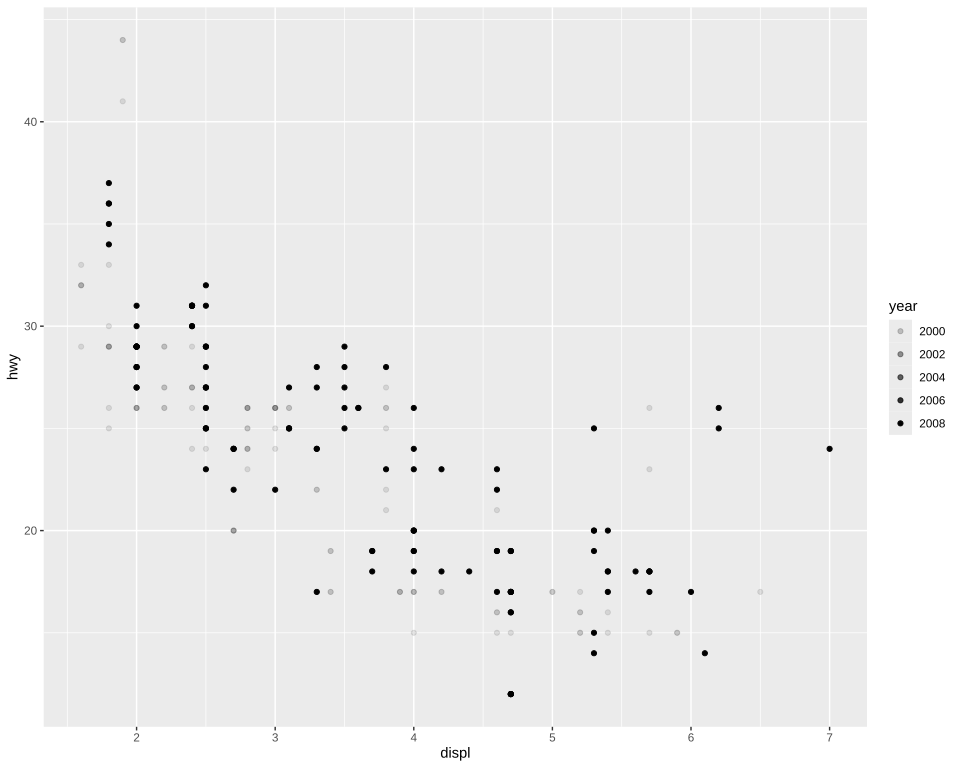

Source code (R):
# The plot test/golden/alpha_legend.svg draws, drawn by ggplot2 itself, as ggplot2's own visual tests
# draw their snapshots: the independent check on that golden whenever it changes. The suite never
# runs this; it needs R, ggplot2 and vdiffr, which Docker's r-base image installs. From the
# repository's root:
#
#   docker run --rm -v "$PWD/test/golden":/golden:ro r-base:latest bash -c \
#     'apt-get update -qq && apt-get install -y -qq r-cran-ggplot2 r-cran-vdiffr >/dev/null 2>&1 &&
#      Rscript /golden/alpha_legend.R' > alpha_legend.ggplot2.svg
#
# and compare the two drawings element by element, as test/golden/point.R describes:
#
#   elements() { grep -E "^<(rect x|circle|polygon|polyline|text)" "$1" |
#     sed -e 's/font-family: [^;]*;//' -e 's/ stroke: #000000;//' -e 's/ fill: none;//'; }
#   diff <(elements alpha_legend.ggplot2.svg) <(elements test/golden/alpha_legend.svg)
#
# The first example on ggplot2's scale_alpha reference page: mpg's engine size against highway mileage, each point as
# opaque as its year of manufacture on 0.1 to 1, and the legend that reads it back, titled year, a
# key for each of 2000 to 2008 by 2 on the panel's grey, the panel narrowed to make room.
# First checked with ggplot2 4.0.3 and vdiffr 1.0.9: every element and clip path matches but
# svglite's around the whole drawing, and the one departure is test/golden/point.R's, the x axis
# drawn before the y.

library(ggplot2)

plot <- ggplot(mpg, aes(displ, hwy)) + geom_point(aes(alpha = year)) + theme_gray()

file <- tempfile(fileext = ".svg")
vdiffr::write_svg(plot, file)
cat(readLines(file), sep = "\n")
